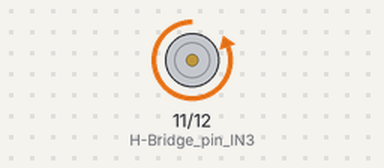
A sketch run on a simulated Arduino Uno, built with avr-gcc and run on an emulated ATmega328P. Shown: motor-driver pin pairs drawn as motors (green arrow = first pin HIGH = forward, orange = second pin HIGH = backward, longer = more drive, scaled by the enable pin). What the sketch prints to the serial monitor is not drawn.

Above: at 2.5 s.
At 9.5 s:
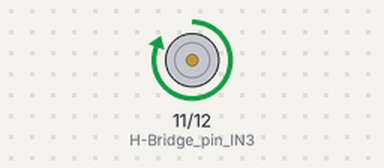
At 13.0 s:
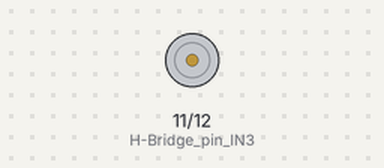
Timing chart, 0 to 18.2 s (numbered marks = the images above):
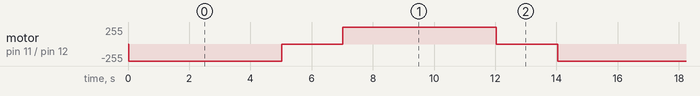

Measured:
- by itself, motor on pin 11 (H-Bridge_pin_IN3) / pin 12 (H-Bridge_pin_IN4): repeats every 14.0 s: stopped 2.0 s, forward 255/255 5.0 s, stopped 2.0 s, backward 255/255 5.0 s

The sketch:

MotorDriver_v1a.ino
```cpp
#include <string.h>


/* const int PWM1 = 10; //left front motor
  const int PWM2 = 11; //right front motor
  const int PWM3 = 12; //left rear motor
  const int PWM4 = 13; //right rear motor*/
void setup() {
  // put your setup code here, to run once:
  Serial.begin(9600);
  pinMode(13,OUTPUT); //enable pin, and motor pwm pin (controls speed)
  pinMode(12,OUTPUT); //H-Bridge pin IN4
  pinMode(11,OUTPUT); //H-Bridge pin IN3

  /*
   *****H-Bridge Input Table*************

          0 - IN3 0 - IN4 Brakem
          0 - IN3 1 - IN4 Forward
          1 - IN3 0 - IN4 Reverse
          1 - IN3 1 - IN4 Brake

  ****************************************
  */
}

/*void motorDrive(int dutyCycle,bool val){
  const int PWM1 = 10; //left front motor
  const int PWM2 = 11; //right front motor
  const int PWM3 = 12; //left rear motor
  const int PWM4 = 13; //right rear motor
  if(val ==true){
  forward(dutyCycle);
  }
  else{
  reverse(dutyCycle);

  }


  }*/
void forward(int dutyCycle) { //move all motors forward at same speed
  digitalWrite(12,1);
  digitalWrite(11,0);
  motorWrite(13, 255);
  /*motorWrite(PWM2,255);
    motorWrite(PWM3,255);
    motorWrite(PWM4,255);
  delay(2000); // continue for 2 seconds

  motorWrite(13, 0); //stop all the motors
  /*motorWrite(PWM2,0);
    motorWrite(PWM3,0);
    motorWrite(PWM4,0);*/
}
void reverse(int dutyCycle) { //move all motors backwards at same speed
  digitalWrite(12,0);
  digitalWrite(11,1);
  motorWrite(13, 255); //figure out a way to reverse the direction ---- 150 = medium speed, 255 = max
  /*motorWrite(PWM2,255);
    motorWrite(PWM3,255);
    motorWrite(PWM4,255);*/
  delay(2000); // continue for 2 seconds

  motorWrite(13, 0); //stop all the motors
  /*motorWrite(PWM2,0);
    motorWrite(PWM3,0);
    motorWrite(PWM4,0);*/

}
/*void right(int dutyCycle){ //move the two front
  //digitalWrite(hb1,1);
  //digitalWrite(hb2,0);
  //motorWrite(dutycle);
  delay(2000); // continue for 2 seconds

  motorWrite(PWM13,0); //stop all the motors
  motorWrite(PWM2,0);
  motorWrite(PWM3,0);
  motorWrite(PWM4,0);
  }
  /*void left(int dutyCycle){
  //digitalWrite(hb1,1);
  //digitalWrite(hb2,0);
  //motorWrite(dutycle);
  delay(2000); // continue for 2 seconds

  motorWrite(13,0); //stop all the motors
  /*motorWrite(PWM2,0);
  motorWrite(PWM3,0);
  motorWrite(PWM4,0);
  }*/
void motorWrite(int PWM, int dutyCycle) { //write to the 4 motors
  //const int PWM1 = 10; //left front motor
  //const int PWM2 = 11; //right front motor
  //const int PWM3 = 12; //left rear motor
  //const int PWM4 = 13; //right rear motor
  int PWM_outpin = PWM;
  analogWrite(PWM, dutyCycle);
  //analogWrite(PWM2,dutyCycle);
  //analogWrite(PWM3,dutyCycle);
  //analogWrite(PWM4,dutyCycle);

}

char userinp =NULL;

void loop() {
  // put your main code here, to run repeatedly:
  Serial.print("Input which function to run from the following options: \n");
  Serial.print("forward, reverse, right, left \n");

  //forward(255);
  digitalWrite(12,1);
  digitalWrite(11,0);
  digitalWrite(13,HIGH);
  delay(5000);

  //brake, stop
  digitalWrite(12,0);
  digitalWrite(11,0);
  delay(2000);


  //reverse
  digitalWrite(12,0);
  digitalWrite(11,1);
  digitalWrite(13,HIGH);
  delay(5000);


  //brake, stop
  digitalWrite(12,0);
  digitalWrite(11,0);
  delay(2000);


  //motorWrite(13, 255); //figure out a way to reverse the direction ---- 150 = medium speed, 255 = max

//  while(!Serial.available());
//
//
//if(Serial.available()){
//    Serial.print(Serial.readString());
//    //Serial.readString().toCharArray(buffer, serial.Read.length());//convert string to char
//    //int BUFSIZE = sizeof(Serial.readString); // size of buffer
//    userinp = Serial.read();
//    Serial.println("I received: ");
//    Serial.print(userinp, DEC);
//    if (userinp == "forward")
//      forward(255); //all motors will initially be set to high for proof of concept
//    else if (userinp == "reverse")
//      reverse(255);
//    //else if (userinp == "right")
//    //right(255);
//    //else if (userinp == "left")
//    //left(255);
//    else
//      Serial.println("Invalid Input. \n");

}
```
